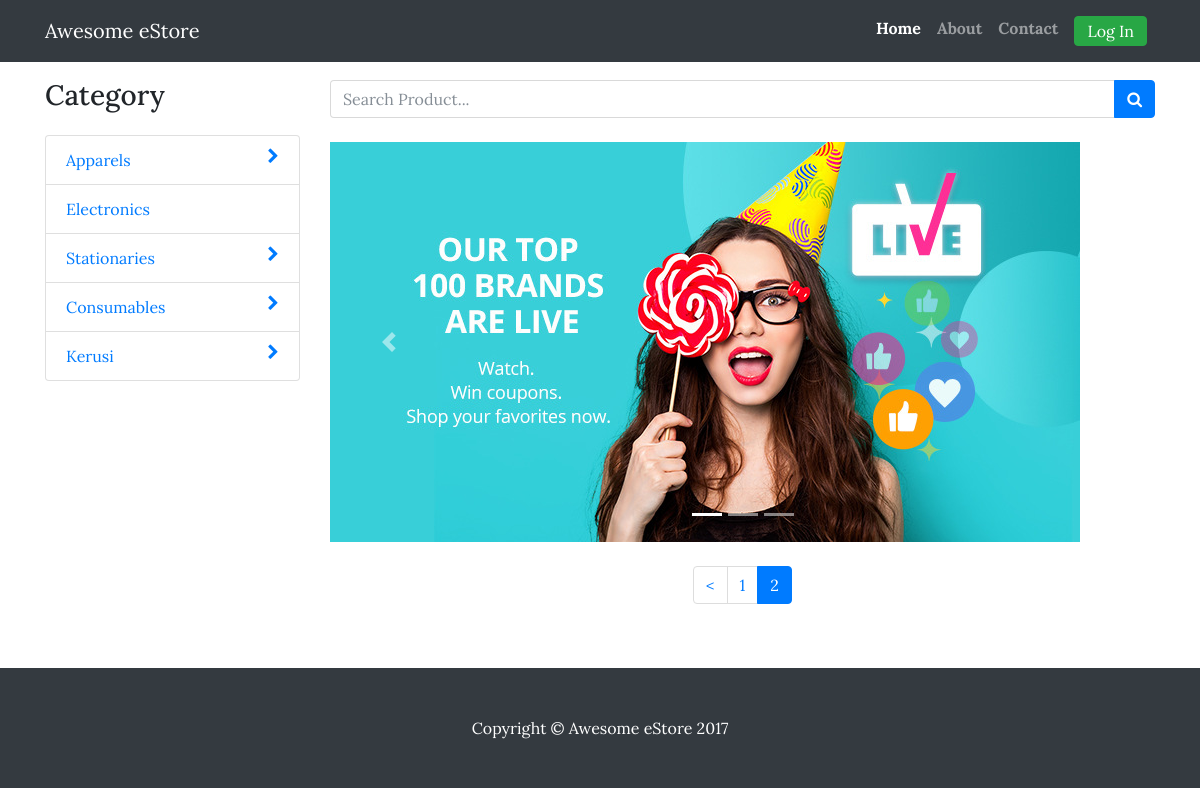
Page /index.php/shop/index/2 on the earlier database version.
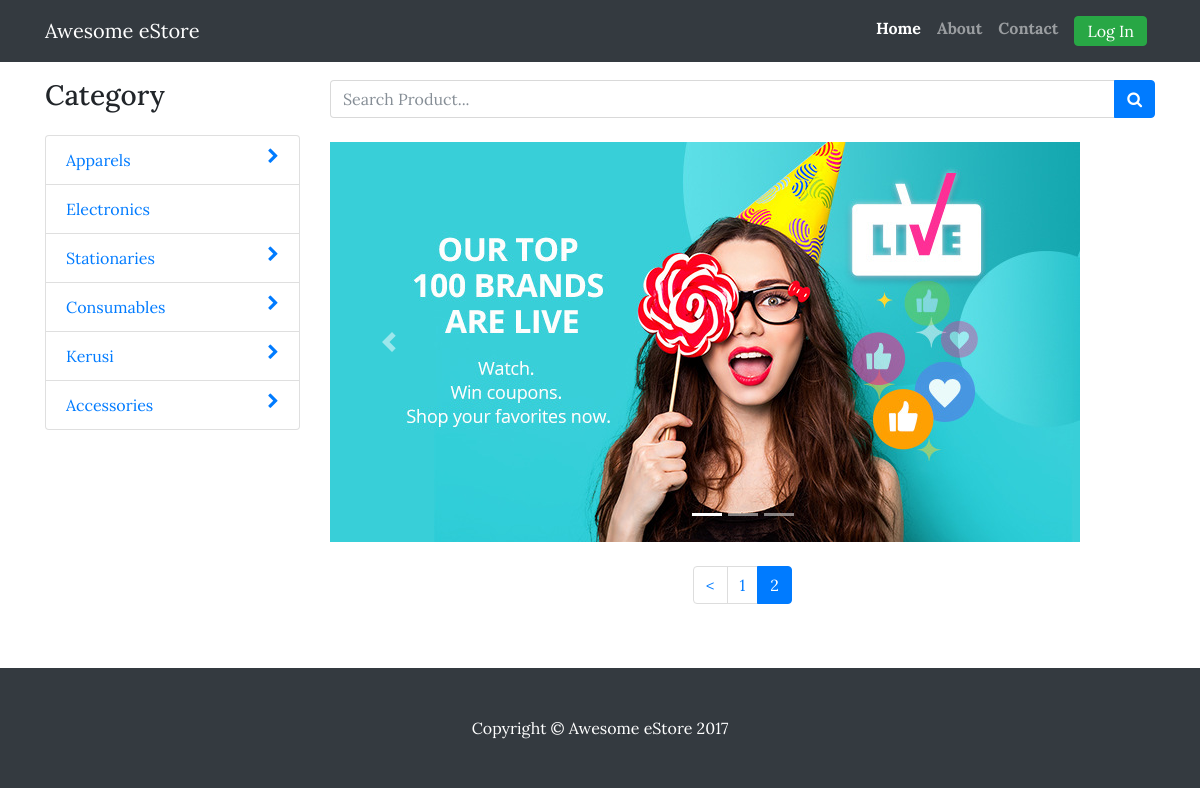
Same page on the later database version.
### tables this page shows
CREATE TABLE `category_table` (
  `category_id` int(11) NOT NULL,
  `category_name` varchar(50) NOT NULL,
  `parent_category_id` int(11) NOT NULL
);

### index.php (called while the page is built, shortened)
<?php
require_once BASEPATH.'core/CodeIgniter.php';

### application/models/Category_model.php (called while the page is built, shortened)
<?php
class Category_model extends CI_Model {
	public function getAllParentCategories() {
		return $this->db->get_where(CATEGORY, array( 'parent_category_id' => 0 ));
	}
	public function getSubCategories($category_id = "") {
		return $this->db->get_where(CATEGORY, array( 'parent_category_id' => $category_id ));
	}
	public function getAllCategoriesWithSubCategories() {
		$categoryData = $this->getAllParentCategories()->result();
		foreach ($categoryData as $category) {
			$category->subCategory = $this->getSubCategories($category->category_id)->result();
		}
		return $categoryData;
	}
}
?>

### application/views/shop/home.php (the view, shortened to what this page needs)
<div class="container">
	<div class="row">
		<div class="col-lg-3">
			<h3 class="my-4">Category</h3>
			<ul class="list-group">
				<?php foreach( $categoryData as $category ): ?>
					<li class="list-group-item">
						<a data-toggle="collapse" href="#<?= $category->category_id; ?>SubListGroup">
							<div>
								<?= $category->category_name; ?>
								<?php if(count($category->subCategory) != 0): ?>
									<i class="fa fa-chevron-right pull-right" aria-hidden="true"></i>
								<?php endif; ?>
							</div>
						</a>
					</li>
				<?php endforeach; ?>
			</ul>
		</div>
		<div class="col-lg-9">
			<div id="search-bar" class=" mt-4 mb-2">
				<div class="input-group">
					<input type="text" name="search" id="search" class="form-control" placeholder="Search Product..."/>
					<span class="input-group-btn">
						<button class="btn btn-primary" type="button">
							<i class="fa fa-search"></i>
						</button>
					</span>
				</div>
			</div>
			<div  id="content">
				<?= form_open(); ?>
				<div id="carouselExampleIndicators" class="carousel slide my-4" data-ride="carousel">
					<ol class="carousel-indicators">
						<li data-target="#carouselExampleIndicators" data-slide-to="0" class="active"></li>
						<li data-target="#carouselExampleIndicators" data-slide-to="1"></li>
						<li data-target="#carouselExampleIndicators" data-slide-to="2"></li>
					</ol>
					<div class="carousel-inner" role="listbox">
						<div class="carousel-item active">
							<img class="d-block img-fluid" src="<?= base_url('style/assets/images/headline/top-brand.jpg')?>" alt="First slide">
						</div>
					</div>
					<a class="carousel-control-prev" href="#carouselExampleIndicators" role="button" data-slide="prev">
						<span class="carousel-control-prev-icon" aria-hidden="true"></span>
					</a>
					<a class="carousel-control-next" href="#carouselExampleIndicators" role="button" data-slide="next">
						<span class="carousel-control-next-icon" aria-hidden="true"></span>
					</a>
				</div>
				<?= form_close(); ?>
			<?= $link; ?>
			</div>
		</div>
	</div>
</div>

### application/controllers/Shop.php (shortened to what this page needs)
<?php if ( ! defined('BASEPATH')) exit('No direct script access allowed');
class Shop extends CI_Controller {
	public function __construct() {
		$this->load->model('category_model');
		$this->load->model('product_model');
		$this->load->model('contact_model');
	}
	public function index() {
		$this->load->library('pagination');
		$config['base_url'] = site_url('shop/index');
		$config['total_rows'] = $this->product_model->getProductCount();
		$config['per_page'] = 6;
		$config['uri_segment'] = 3;
		$config['num_links'] = 2;
		$config['use_page_numbers'] = TRUE;
		$config['full_tag_open'] 	= '<div class="text-center"><nav><ul class="pagination" style="justify-content: center">';
		$config['full_tag_close'] 	= '</ul></nav></div>';
		$config['num_tag_open'] 	= '<li class="page-item"><span class="page-link">';
		$config['num_tag_close'] 	= '</span></li>';
		$config['cur_tag_open'] 	= '<li class="page-item active"><span class="page-link">';
		$config['cur_tag_close'] 	= '<span class="sr-only">(current)</span></span></li>';
		$config['next_tag_open'] 	= '<li class="page-item"><span class="page-link">';
		$config['next_tagl_close'] 	= '<span aria-hidden="true">&raquo;</span></span></li>';
		$config['prev_tag_open'] 	= '<li class="page-item"><span class="page-link">';
		$config['prev_tagl_close'] 	= '</span></li>';
		$config['first_tag_open'] 	= '<li class="page-item"><span class="page-link">';
		$config['first_tagl_close'] = '</span></li>';
		$config['last_tag_open'] 	= '<li class="page-item"><span class="page-link">';
		$config['last_tagl_close'] 	= '</span></li>';
		$this->pagination->initialize($config);
		$categoryData = $this->category_model->getAllCategoriesWithSubCategories();
		$page = ($this->uri->segment(3)) ? $this->uri->segment(3) : 0;
		if ($page == 1 || $page == null){
			$offset = 1;
		} else {
			$offset = ($page-1)*$config['per_page']+1;
		}
		$sixProducts = $this->product_model->getLimitProducts($config['per_page'], $offset);
		$link = $this->pagination->create_links();
		$active = array(
			"home" => null,
			"about" => null,
			"contact" => null
		);
		$active['home'] = "active";
		$active['title'] = " - Home";
		$this->load->view('layout/shop/header', $active);
		$this->load->view('shop/home', array('categoryData' => $categoryData, 'sixProducts' => $sixProducts, "link" => $link));
		$this->load->view('layout/shop/footer');
	}
}
?>

### application/views/layout/shop/header.php (shortened to what this page needs)
<!DOCTYPE html>
<html lang="en">
	<head>
		<link href="<?php echo base_url();?>style/vendor/bootstrap/css/bootstrap.min.css" rel="stylesheet">
		<link href="<?php echo base_url();?>style/css/shop.css" rel="stylesheet">
		<link href="https://maxcdn.bootstrapcdn.com/font-awesome/4.7.0/css/font-awesome.min.css" rel="stylesheet">
	</head>
	<body>
		<nav class="navbar navbar-expand-lg navbar-dark bg-dark fixed-top">
			<div class="container">
				<a class="navbar-brand" href="<?= site_url('shop'); ?>" >Awesome eStore</a>
				<div class="collapse navbar-collapse" id="navbarResponsive">
					<ul class="navbar-nav ml-auto">
						<li class="nav-item <?= $home; ?>">
							<a class="nav-link" href="<?= site_url('shop'); ?>"><b>Home</b>
							</a>
						</li>
						<li class="nav-item <?= $about; ?>">
							<a class="nav-link" href="<?= site_url('shop/about');?>"><b>About</b></a>
						</li>
						<li class="nav-item <?= $contact; ?>">
							<a class="nav-link" href="<?= site_url('shop/contact');?>"><b>Contact</b></a>
						</li>
						<li class="nav-item">
							<?php 	if ($this->session->userdata('usertype') == "admin") : ?>
								<li class="nav-item"><a class="nav-link" href="<?php echo base_url()?>index.php/admin"><b>Admin Dashboard</b></a></li>
								<li class="nav-item"><a class="nav-link" style="margin-left:5px" data-toggle="modal" data-target="#logout"><button class="btn btn-danger py-1">Log Out</button></a></li>
							<?php elseif ($this->session->userdata('usertype') == "user") : ?>
								<li class="nav-item"><a class="nav-link"  href="<?php echo base_url()?>index.php/user/dashboard"><b>Your Profile</b></a></li>
								<li class="nav-item"><a class="nav-link" style="margin-left:5px" data-toggle="modal" data-target="#logout"><button class="btn btn-danger py-1">Log Out</button></a></li>
							<?php else : ?>
								<a class="nav-link" href="<?php echo base_url()?>index.php/Account"><button class="btn btn-success py-1">Log In</button></a>
							<?php endif; ?>
						</li>
					</ul>
				</div>
			</div>
		</nav>

### application/views/layout/shop/footer.php (shortened to what this page needs)
		<footer class="py-5 mt-5 bg-dark">
			<div class="container">
				<p class="m-0 text-center text-white">Copyright &copy; Awesome eStore 2017</p>
			</div>
		</footer>
	</body>
</html>

### style/css/shop.css (style rules this page uses)
body { padding-top: 54px; font-family: Lora,'Times New Roman',serif !important; }
@media (min-width: 992px) { body { padding-top: 56px; } }

Differences in the rows shown:
added category_table: category_name "Accessories"
